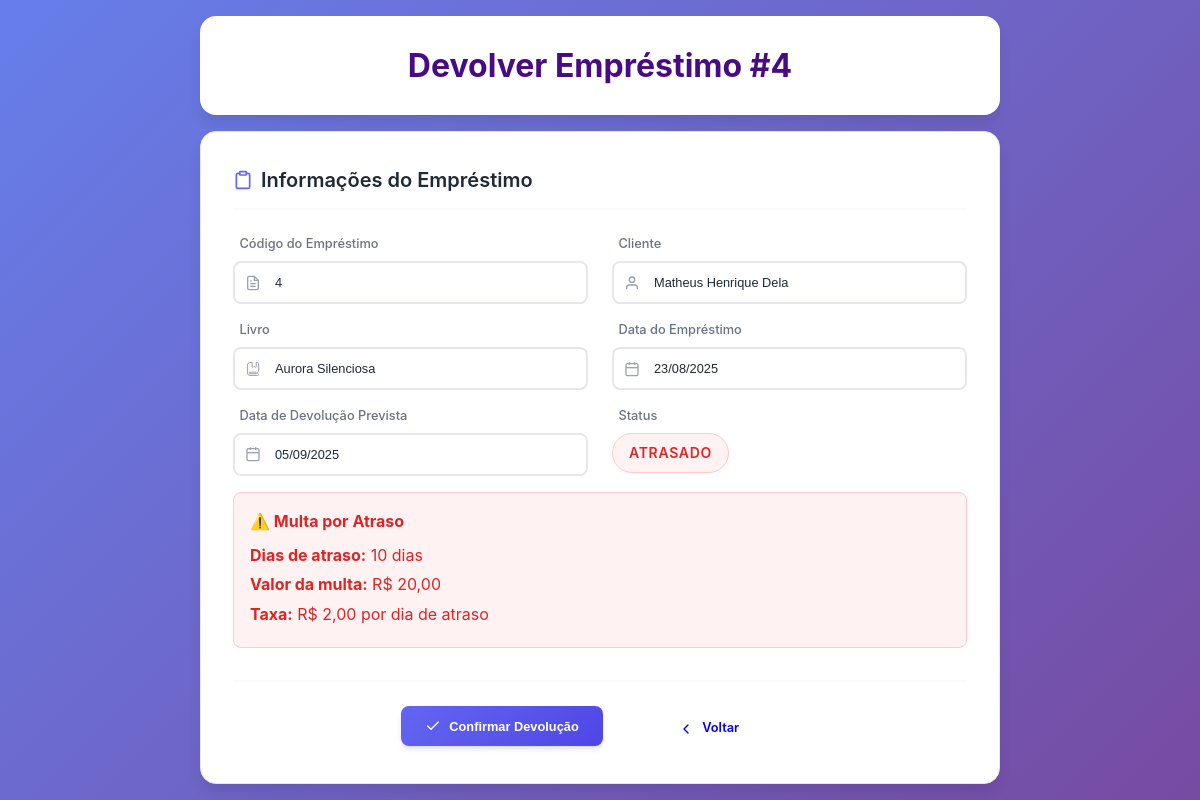
Page /subtelas/devolver_emprestimo.php?id=4 on the committed database.
### tables this page shows
CREATE TABLE `emprestimo` (
  `Cod_Emprestimo` int(11) NOT NULL,
  `Cod_Cliente` int(11) NOT NULL,
  `Cod_Livro` int(11) NOT NULL,
  `Data_Emprestimo` date NOT NULL,
  `Data_Devolucao` date NOT NULL,
  `Data_Ultima_Renovacao` date DEFAULT NULL,
  `Status_Emprestimo` enum('Pendente','Devolvido') DEFAULT 'Pendente'
);

CREATE TABLE `cliente` (
  `Cod_Cliente` int(11) NOT NULL,
  `Cod_Perfil` int(11) DEFAULT NULL,
  `Nome` varchar(50) NOT NULL,
  `CPF` varchar(15) NOT NULL,
  `Email` varchar(255) NOT NULL,
  `Sexo` varchar(10) NOT NULL,
  `Nome_Responsavel` varchar(50) DEFAULT NULL,
  `Telefone` varchar(20) NOT NULL,
  `Data_Nascimento` date NOT NULL,
  `CEP` varchar(20) NOT NULL,
  `UF` char(2) NOT NULL,
  `Cidade` varchar(30) NOT NULL,
  `Bairro` varchar(30) NOT NULL,
  `Rua` varchar(40) NOT NULL,
  `Num_Residencia` int(11) NOT NULL,
  `Foto` longblob NOT NULL,
  `status` enum('ativo','inativo') DEFAULT 'ativo'
);

CREATE TABLE `livro` (
  `Cod_Livro` int(11) NOT NULL,
  `Cod_Autor` int(11) DEFAULT NULL,
  `Cod_Editora` int(11) DEFAULT NULL,
  `Cod_Doador` int(11) DEFAULT NULL,
  `Cod_Genero` int(11) DEFAULT NULL,
  `Titulo` varchar(50) NOT NULL,
  `Data_Lancamento` varchar(12) DEFAULT NULL,
  `Data_Registro` varchar(12) DEFAULT NULL,
  `Quantidade` int(11) NOT NULL,
  `Num_Prateleira` char(2) DEFAULT NULL,
  `Foto` longblob NOT NULL,
  `status` enum('ativo','inativo') DEFAULT 'ativo'
);

### subtelas/devolver_emprestimo.php (the view, shortened to what this page needs)
<?php
require_once '../conexao.php';
$id = intval($_GET['id']);
$sql = "SELECT
          e.Cod_Emprestimo,
          e.Data_Emprestimo,
          e.Data_Devolucao,
          c.Nome as Nome_Cliente,
          c.CPF as CPF_Cliente,
          l.Titulo as Nome_Livro,
          l.Cod_Livro,
          l.Quantidade
        FROM emprestimo e
        INNER JOIN cliente c ON e.Cod_Cliente = c.Cod_Cliente
        INNER JOIN livro l ON e.Cod_Livro = l.Cod_Livro
        WHERE e.Cod_Emprestimo = :id";
try {
    $stmt = $pdo->prepare($sql);
    $stmt->bindParam(':id', $id, PDO::PARAM_INT);
    $stmt->execute();
    $emprestimo = $stmt->fetch(PDO::FETCH_ASSOC);
} catch (PDOException $e) {
    die("Erro na consulta: " . $e->getMessage());
}
$hoje = date('Y-m-d');
$data_devolucao = $emprestimo['Data_Devolucao'];
$status = '';
if ($data_devolucao < $hoje) {
    $dias_atraso = (strtotime($hoje) - strtotime($data_devolucao)) / (60 * 60 * 24);
    $multa_calculada = $dias_atraso * 2.00;
    $status = 'ATRASADO';
} elseif ($data_devolucao == $hoje) {
    $status = 'VENCE HOJE';
} else {
    $status = 'NO PRAZO';
}
?>
<!DOCTYPE html>
<html lang="pt-BR">
<head>
    <link rel="stylesheet" href="../css/style.css">
    <link rel="stylesheet" href="subtelas_css/cadastros.css">
    <link rel="stylesheet" type="text/css" href="subtelas_css/sidebar-dropdown.css">
</head>
<body>
    <div class="main-container">
        <div class="header">
            <h1>Devolver Empréstimo #<?php echo $emprestimo['Cod_Emprestimo']; ?></h1>
        </div>
        <div class="formulario">
            <div class="form-section">
                <div class="section-title">
                    Informações do Empréstimo
                </div>
                <div class="form-row">
                    <div class="input-group">
                        <label>Código do Empréstimo</label>
                        <div class="input-wrapper">
                            <input type="text" value="<?php echo $emprestimo['Cod_Emprestimo']; ?>" readonly>
                        </div>
                    </div>
                    <div class="input-group">
                        <label>Cliente</label>
                        <div class="input-wrapper">
                            <input type="text" value="<?php echo $emprestimo['Nome_Cliente']; ?>" readonly>
                            <svg class="input-icon" width="16" height="16" viewBox="0 0 24 24" fill="none" stroke="currentColor" stroke-width="2">
                                <path d="M20 21v-2a4 4 0 0 0-4-4H8a4 4 0 0 0-4 4v2"></path>
                                <circle cx="12" cy="7" r="4"></circle>
                            </svg>
                        </div>
                    </div>
                </div>
                <div class="form-row">
                    <div class="input-group">
                        <label>Livro</label>
                        <div class="input-wrapper">
                            <input type="text" value="<?php echo $emprestimo['Nome_Livro']; ?>" readonly>
                        </div>
                    </div>
                    <div class="input-group">
                        <label>Data do Empréstimo</label>
                        <div class="input-wrapper">
                            <input type="text" value="<?php echo date('d/m/Y', strtotime($emprestimo['Data_Emprestimo'])); ?>" readonly>
                            <svg class="input-icon" width="16" height="16" viewBox="0 0 24 24" fill="none" stroke="currentColor" stroke-width="2">
                                <rect x="3" y="4" width="18" height="18" rx="2" ry="2"></rect>
                                <line x1="16" y1="2" x2="16" y2="6"></line>
                                <line x1="8" y1="2" x2="8" y2="6"></line>
                                <line x1="3" y1="10" x2="21" y2="10"></line>
                            </svg>
                        </div>
                    </div>
                </div>
                <div class="form-row">
                    <div class="input-group">
                        <label>Data de Devolução Prevista</label>
                        <div class="input-wrapper">
                            <input type="text" value="<?php echo date('d/m/Y', strtotime($emprestimo['Data_Devolucao'])); ?>" readonly>
                            <svg class="input-icon" width="16" height="16" viewBox="0 0 24 24" fill="none" stroke="currentColor" stroke-width="2">
                                <rect x="3" y="4" width="18" height="18" rx="2" ry="2"></rect>
                                <line x1="16" y1="2" x2="16" y2="6"></line>
                                <line x1="8" y1="2" x2="8" y2="6"></line>
                                <line x1="3" y1="10" x2="21" y2="10"></line>
                            </svg>
                        </div>
                    </div>
                    <div class="input-group">
                        <label>Status</label>
                        <div class="input-wrapper">
                            <span class="status-badge <?php echo $status === 'ATRASADO' ? 'status-atrasado' : ($status === 'VENCE HOJE' ? 'status-vencendo' : 'status-ok'); ?>">
                                <?php echo $status; ?>
                            </span>
                        </div>
                    </div>
                </div>
                <?php if ($status === 'ATRASADO'): ?>
                    <div class="multa-info">
                        <h4>⚠️ Multa por Atraso</h4>
                        <p><strong>Dias de atraso:</strong> <?php echo $dias_atraso; ?> dias</p>
                        <p><strong>Valor da multa:</strong> R$ <?php echo number_format($multa_calculada, 2, ',', '.'); ?></p>
                        <p><strong>Taxa:</strong> R$ 2,00 por dia de atraso</p>
                    </div>
                <?php endif; ?>
            </div>
            <div class="form-actions">
                <form method="POST" onsubmit="return confirmarDevolucao()" style="display: inline;">
                    <button type="submit" name="devolver" class="btn btn-primary">
                        <svg xmlns="http://www.w3.org/2000/svg" width="16" height="16" viewBox="0 0 24 24" fill="none" stroke="currentColor" stroke-width="2" stroke-linecap="round" stroke-linejoin="round">
                            <path d="M20 6L9 17l-5-5"/>
                        </svg>
                        Confirmar Devolução
                    </button>
                </form>
                <a href="consultar_emprestimo.php" class="btn btn-back">
                    <svg xmlns="http://www.w3.org/2000/svg" width="16" height="16" viewBox="0 0 24 24" fill="none" stroke="currentColor" stroke-width="2" stroke-linecap="round" stroke-linejoin="round">
                        <path d="m15 18-6-6 6-6"/>
                    </svg>
                    Voltar
                </a>
            </div>
        </div>
    </div>
</body>
</html>

### css/style.css (style rules this page uses)
:root { --primary-color: #6366f1; --primary-dark: #4f46e5; --primary-light: #a5b4fc; --secondary-color: #f59e0b; --secondary-dark: #d97706; --accent-color: #ec4899; --accent-light: #f9a8d4; --text-primary: #1f2937; --text-secondary: #6b7280; --text-muted: #9ca3af; --bg-primary: #ffffff; --bg-secondary: #f9fafb; --bg-tertiary: #f3f4f6; --border-color: #e5e7eb; --border-focus: #6366f1; --shadow-sm: 0 1px 2px 0 rgb(0 0 0 / 0.05); --shadow-md: 0 4px 6px -1px rgb(0 0 0 / 0.1), 0 2px 4px -2px rgb(0 0 0 / 0.1); --shadow-lg: 0 10px 15px -3px rgb(0 0 0 / 0.1), 0 4px 6px -4px rgb(0 0 0 / 0.1); --shadow-xl: 0 20px 25px -5px rgb(0 0 0 / 0.1), 0 8px 10px -6px rgb(0 0 0 / 0.1); --radius-sm: 0.375rem; --radius-md: 0.5rem; --radius-lg: 0.75rem; --radius-xl: 1rem; --radius-2xl: 1.5rem; --transition: all 0.2s cubic-bezier(0.4, 0, 0.2, 1); }
* { margin: 0; padding: 0; box-sizing: border-box; }
body { font-family: 'Segoe UI', Tahoma, Geneva, Verdana, sans-serif; background: linear-gradient(135deg, #a6cce4 0%, #bca8cf 100%); min-height: 100vh; color: #333; }
body { padding-top: 180px; }

### subtelas/devolver_emprestimo.php (style rules this page uses)
body { display: flex; justify-content: center; align-items: center; min-height: 100vh; margin: 0; padding: 1rem; }
.main-container { width: 100%; max-width: 800px; display: flex; flex-direction: column; align-items: center; }
.header { background: white; border-radius: 1rem; padding: 1.5rem; margin-bottom: 1rem; box-shadow: 0 10px 15px -3px rgba(0, 0, 0, 0.1); width: 100%; text-align: center; }
.header h1 { font-size: 2rem; font-weight: 700; color: #480b85; margin: 0; }
.formulario { background: white; padding: 2rem; border-radius: 1rem; box-shadow: 0 10px 15px -3px rgba(0, 0, 0, 0.1); width: 100%; border: 1px solid #e5e7eb; }
.status-badge { display: inline-block; padding: 0.5rem 1rem; border-radius: 2rem; font-weight: 600; font-size: 0.875rem; text-transform: uppercase; letter-spacing: 0.05em; }
.status-atrasado { background: #fef2f2; color: #dc2626; border: 1px solid #fecaca; }
.multa-info { background: #fef2f2; border: 1px solid #fecaca; border-radius: 0.5rem; padding: 1rem; margin: 1rem 0; color: #dc2626; }
.multa-info h4 { margin: 0 0 0.5rem 0; color: #dc2626; }
.multa-info p { margin: 0.25rem 0; }

### rows in the picture
emprestimo: Cod_Emprestimo "4", Cod_Cliente.Nome "Matheus Henrique Dela", Cod_Livro.Titulo "Aurora Silenciosa", Data_Emprestimo "23/08/2025", Data_Devolucao "05/09/2025", Data_Devolucao "ATRASADO", Data_Devolucao "10", Data_Devolucao "20,00"
